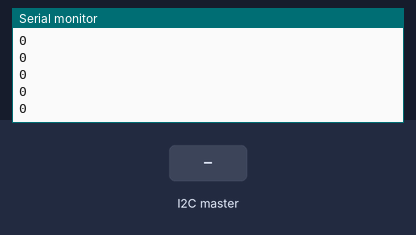
The sketch below on a simulated Arduino Uno, built with avr-gcc and run on an emulated ATmega328P. Parts: the last lines printed to the serial monitor. The test bench sets the inputs (shaded band).

Above: at 1.2 s.
1.3 s: the I2C master sends the byte 1
At 2.1 s:
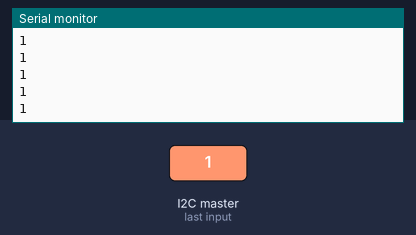
2.8 s: the I2C master sends the byte 2
At 3.5 s:
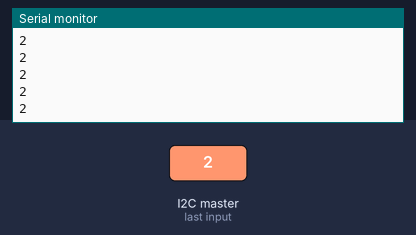
Timing chart, 0 to 5.8 s (numbered marks = the images above; inputs shaded):
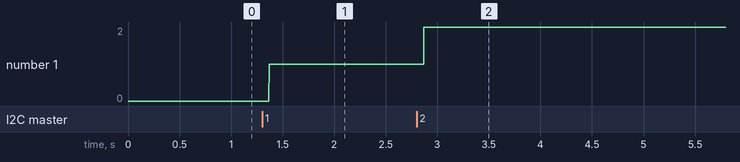

The sketch:

Esclavo-1.ino
```cpp
#include <Wire.h>

int x=0;

void setup() {
  Serial.begin(9600);
  Wire.begin(9);
  Wire.onReceive(receiveEvent);
}

void receiveEvent(int bytes){
  x=Wire.read();
}

void loop() {
  Serial.println(x);
}
```

Measured:
- after the input at 1.3 s, the serial monitor: prints a new line after 0.07 s (image 1)
- after the input at 2.8 s, the serial monitor: prints a new line after 0.07 s (image 2)
- plotted number 1: 0 → 1 after the input at 1.3 s, 1 → 2 after the input at 2.8 s
